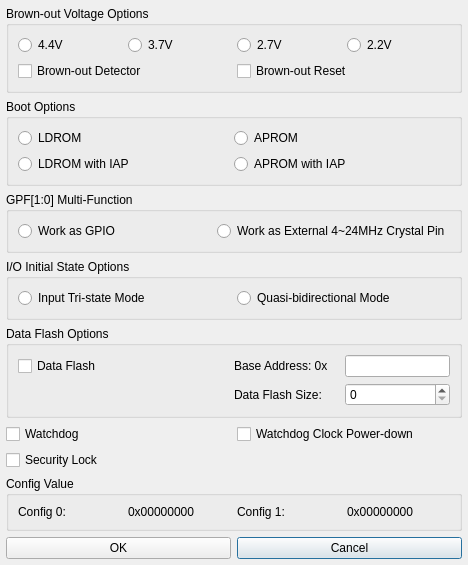
<?xml version="1.0" encoding="UTF-8"?>
<ui version="4.0">
 <class>Dialog</class>
 <widget class="QDialog" name="Dialog">
  <property name="geometry">
   <rect>
    <x>0</x>
    <y>0</y>
    <width>468</width>
    <height>393</height>
   </rect>
  </property>
  <layout class="QGridLayout" name="outer_layout">
   <property name="leftMargin">
    <number>6</number>
   </property>
   <property name="topMargin">
    <number>6</number>
   </property>
   <property name="rightMargin">
    <number>6</number>
   </property>
   <property name="bottomMargin">
    <number>6</number>
   </property>
   <property name="spacing">
    <number>6</number>
   </property>
   <item row="0" column="2" colspan="2">
    <widget class="QGroupBox" name="IDC_GROUP_BROWN_OUT_VOLTAGE">
     <property name="title">
      <string>Brown-out Voltage Options</string>
     </property>
     <layout class="QGridLayout" name="layout_IDC_GROUP_BROWN_OUT_VOLTAGE" columnstretch="1,1,1,1,0">
      <item row="1" column="2" colspan="3">
       <widget class="QCheckBox" name="IDC_CHECK_BROWN_OUT_RESET">
        <property name="text">
         <string>Brown-out Reset</string>
        </property>
        <property name="checkable">
         <bool>true</bool>
        </property>
       </widget>
      </item>
      <item row="0" column="3" colspan="2">
       <widget class="QRadioButton" name="IDC_RADIO_BOV_3">
        <property name="text">
         <string>2.2V</string>
        </property>
       </widget>
      </item>
      <item row="1" column="0" colspan="3">
       <widget class="QCheckBox" name="IDC_CHECK_BROWN_OUT_DETECT">
        <property name="text">
         <string>Brown-out Detector</string>
        </property>
       </widget>
      </item>
      <item row="0" column="0">
       <widget class="QRadioButton" name="IDC_RADIO_BOV_0">
        <property name="text">
         <string>4.4V</string>
        </property>
       </widget>
      </item>
      <item row="0" column="1" colspan="2">
       <widget class="QRadioButton" name="IDC_RADIO_BOV_1">
        <property name="text">
         <string>3.7V</string>
        </property>
       </widget>
      </item>
      <item row="0" column="2">
       <widget class="QRadioButton" name="IDC_RADIO_BOV_2">
        <property name="text">
         <string>2.7V</string>
        </property>
       </widget>
      </item>
     </layout>
    </widget>
   </item>
   <item row="1" column="2" colspan="2">
    <widget class="QGroupBox" name="IDC_GROUP_BOOT_SELECT">
     <property name="title">
      <string>Boot Options</string>
     </property>
     <layout class="QGridLayout" name="layout_IDC_GROUP_BOOT_SELECT" columnstretch="1,1,0">
      <item row="0" column="0">
       <widget class="QRadioButton" name="IDC_RADIO_BS_LDROM">
        <property name="text">
         <string>LDROM</string>
        </property>
       </widget>
      </item>
      <item row="0" column="1">
       <widget class="QRadioButton" name="IDC_RADIO_BS_APROM">
        <property name="text">
         <string>APROM</string>
        </property>
       </widget>
      </item>
      <item row="1" column="0" colspan="2">
       <widget class="QRadioButton" name="IDC_RADIO_BS_LDROM_APROM">
        <property name="text">
         <string>LDROM with IAP</string>
        </property>
       </widget>
      </item>
      <item row="1" column="1" colspan="2">
       <widget class="QRadioButton" name="IDC_RADIO_BS_APROM_LDROM">
        <property name="text">
         <string>APROM with IAP</string>
        </property>
       </widget>
      </item>
     </layout>
    </widget>
   </item>
   <item row="2" column="2" colspan="2">
    <widget class="QGroupBox" name="IDC_GROUP_GPF">
     <property name="title">
      <string>GPF[1:0] Multi-Function</string>
     </property>
     <layout class="QHBoxLayout" name="layout_IDC_GROUP_GPF">
      <item>
       <widget class="QRadioButton" name="IDC_RADIO_GPF_GPIO">
        <property name="text">
         <string>Work as GPIO</string>
        </property>
       </widget>
      </item>
      <item>
       <widget class="QRadioButton" name="IDC_RADIO_GPF_CRYSTAL">
        <property name="text">
         <string>Work as External 4~24MHz Crystal Pin</string>
        </property>
       </widget>
      </item>
     </layout>
    </widget>
   </item>
   <item row="3" column="2" colspan="2">
    <widget class="QGroupBox" name="IDC_GROUP_IO_STATE">
     <property name="title">
      <string>I/O Initial State Options</string>
     </property>
     <layout class="QHBoxLayout" name="layout_IDC_GROUP_IO_STATE">
      <item>
       <widget class="QRadioButton" name="IDC_RADIO_IO_TRI">
        <property name="text">
         <string>Input Tri-state Mode</string>
        </property>
       </widget>
      </item>
      <item>
       <widget class="QRadioButton" name="IDC_RADIO_IO_BI">
        <property name="text">
         <string>Quasi-bidirectional Mode</string>
        </property>
       </widget>
      </item>
     </layout>
    </widget>
   </item>
   <item row="7" column="2" colspan="2">
    <widget class="QGroupBox" name="IDC_GROUP_CONFIG_VALUE">
     <property name="title">
      <string>Config Value</string>
     </property>
     <layout class="QHBoxLayout" name="layout_IDC_GROUP_CONFIG_VALUE">
      <item>
       <widget class="QLabel" name="IDC_STATIC_CONFIG_0">
        <property name="text">
         <string>Config 0:</string>
        </property>
       </widget>
      </item>
      <item>
       <widget class="QLabel" name="IDC_STATIC_CONFIG_VALUE_0">
        <property name="text">
         <string>0x00000000</string>
        </property>
       </widget>
      </item>
      <item>
       <widget class="QLabel" name="IDC_STATIC_CONFIG_1">
        <property name="text">
         <string>Config 1:</string>
        </property>
       </widget>
      </item>
      <item>
       <widget class="QLabel" name="IDC_STATIC_CONFIG_VALUE_1">
        <property name="text">
         <string>0x00000000</string>
        </property>
       </widget>
      </item>
     </layout>
    </widget>
   </item>
   <item row="8" column="3">
    <widget class="QPushButton" name="IDCANCEL">
     <property name="text">
      <string>Cancel</string>
     </property>
    </widget>
   </item>
   <item row="4" column="2" colspan="2">
    <widget class="QGroupBox" name="IDC_GROUP_DATA_FLASH">
     <property name="title">
      <string>Data Flash Options</string>
     </property>
     <layout class="QGridLayout" name="gridLayout" rowstretch="1,1" columnstretch="2,1,1,0">
      <item row="0" column="0">
       <widget class="QCheckBox" name="IDC_CHECK_DATA_FLASH_ENABLE">
        <property name="text">
         <string>Data Flash</string>
        </property>
       </widget>
      </item>
      <item row="0" column="1">
       <widget class="QLabel" name="IDC_STATIC_FLASH_BASE_ADDRESS">
        <property name="text">
         <string>Base Address: 0x</string>
        </property>
       </widget>
      </item>
      <item row="0" column="2">
       <widget class="QLineEdit" name="IDC_EDIT_FLASH_BASE_ADDRESS"/>
      </item>
      <item row="1" column="1">
       <widget class="QLabel" name="IDC_STATIC_DATA_FLASH_SIZE">
        <property name="text">
         <string>Data Flash Size:</string>
        </property>
       </widget>
      </item>
      <item row="1" column="2">
       <widget class="QSpinBox" name="IDC_SPIN_DATA_FLASH_SIZE"/>
      </item>
     </layout>
    </widget>
   </item>
   <item row="5" column="2">
    <widget class="QCheckBox" name="IDC_CHECK_WDT_ENABLE">
     <property name="text">
      <string>Watchdog</string>
     </property>
    </widget>
   </item>
   <item row="6" column="2">
    <widget class="QCheckBox" name="IDC_CHECK_SECURITY_LOCK">
     <property name="text">
      <string>Security Lock</string>
     </property>
    </widget>
   </item>
   <item row="5" column="3">
    <widget class="QCheckBox" name="IDC_CHECK_WDT_POWER_DOWN">
     <property name="text">
      <string>Watchdog Clock Power-down</string>
     </property>
    </widget>
   </item>
   <item row="8" column="2">
    <widget class="QPushButton" name="IDOK">
     <property name="text">
      <string>OK</string>
     </property>
    </widget>
   </item>
  </layout>
 </widget>
 <resources/>
 <connections/>
</ui>
